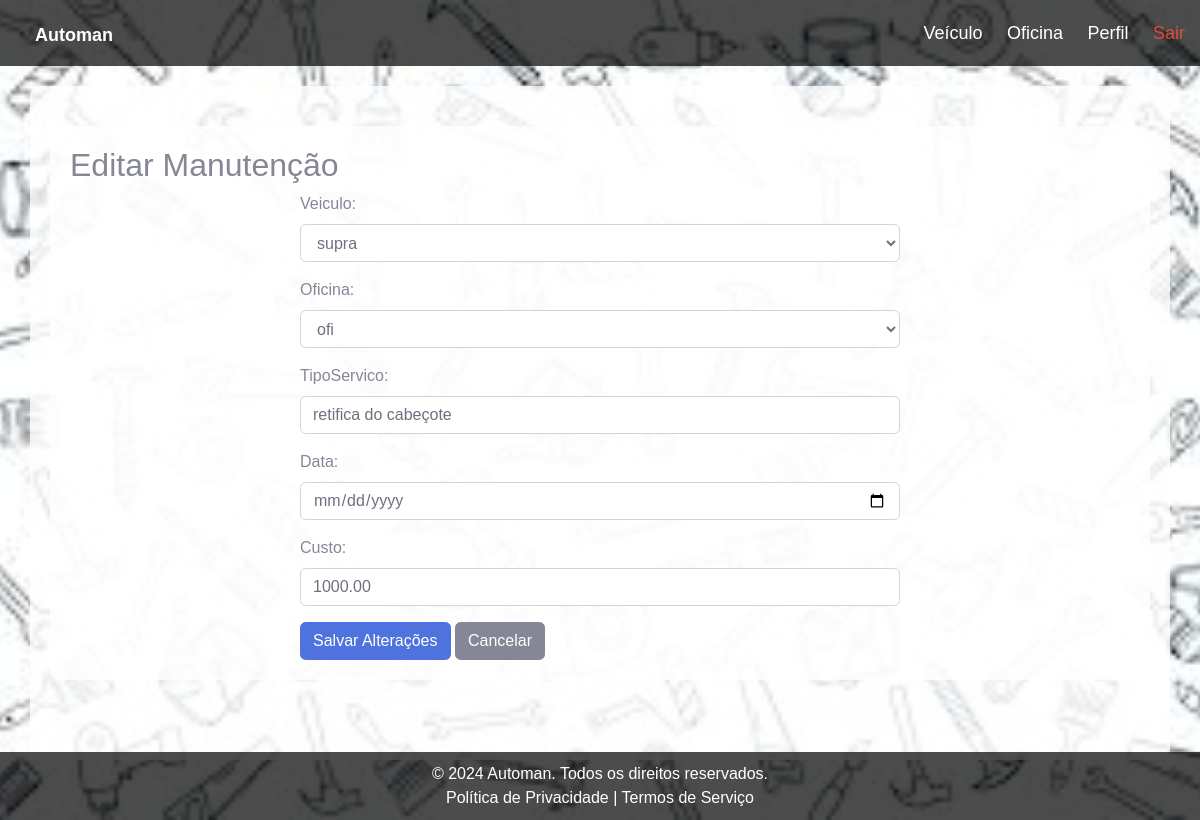
/editar/1/ (signed in), run on an earlier commit of the app's database.
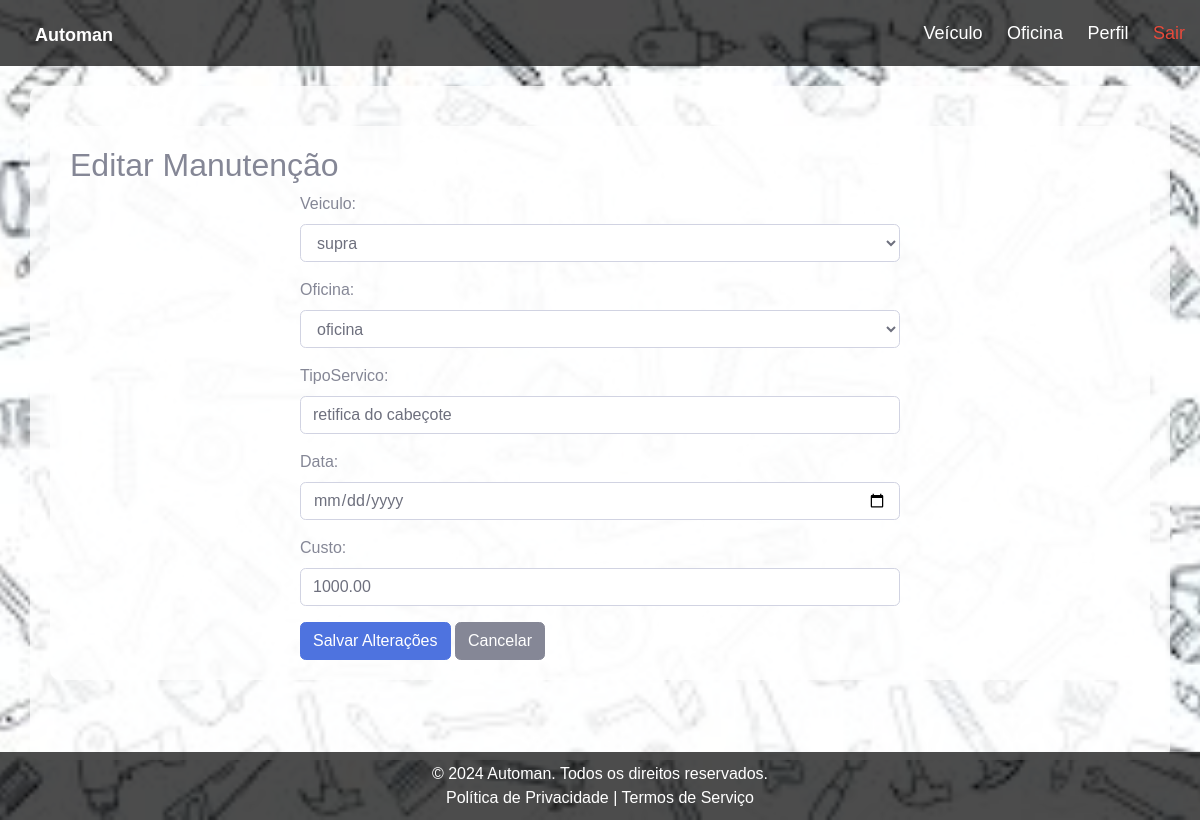
And on a later commit of the database.
### manutencao/models.py (models this page shows)
class Manutencao(models.Model):
    usuario = models.ForeignKey(User, on_delete=models.CASCADE)
    veiculo = models.ForeignKey(Veiculo, on_delete=models.CASCADE)
    oficina = models.ForeignKey(Oficina, on_delete=models.CASCADE)
    data = models.DateField()
    tipoServico = models.CharField(max_length=100)
    custo = models.DecimalField(max_digits=10, decimal_places=2)

### manutencao/views.py (the view)
# urls.py: path('editar/<int:id>/', views.manuEditar, name='manuEditar'),
@login_required
def manuEditar(request, id):
    manutencao = get_object_or_404(Manutencao, id = id)
    if request.method == 'POST':
        manu = ManutencaoF(request.POST, instance= manutencao)
        if manu.is_valid():
            manu.save()
            return redirect('manuListar')
    else:
        manu = ManutencaoF(instance = manutencao)
    return render(request, 'manutencao/manuEditar.html', {'manutencao': manu})

### manutencao/forms.py
class ManutencaoF(forms.ModelForm):
    class Meta:
        model = Manutencao
        fields = ['veiculo', 'oficina', 'tipoServico', 'data', 'custo']
        widgets = {
            'veiculo': forms.Select(attrs={'class': 'form-control'}),
            'oficina': forms.Select(attrs={'class': 'form-control'}),
            'tipoServico': forms.TextInput(attrs={'class': 'form-control', 'placeholder': 'Tipo de Serviço'}),
            'data': forms.DateInput(attrs={'class': 'form-control', 'type': 'date'}),
            'custo': forms.TextInput(attrs={'class': 'form-control', 'placeholder': 'Preço'}),
        }

### oficina/models.py (called while the page is built)
    def __str__(self):
        return self.nome

### veiculo/models.py (called while the page is built)
    def __str__(self):
        return self.modelo

### templates/manutencao/manuEditar.html (shortened to what this page needs)
{% extends 'base.html' %}
{% block content %}
<div class="container">
    <h2>Editar Manutenção</h2>
    <div class="form-container">
        <form method="post">
            {{ manutencao.as_p }}
            <button type="submit" class="btn btn-primary">Salvar Alterações</button>
            <a href="{% url 'manuListar' %}" class="btn btn-secondary">Cancelar</a>
        </form>
    </div>
</div>
{% endblock %}

What changed in the data, as far as the page shows it:
changed Manutencao "supra": oficina "ofi" → "oficina"
